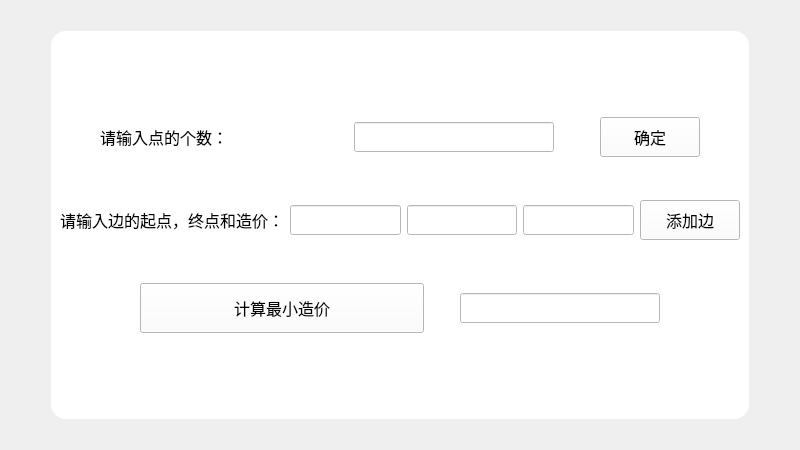
<?xml version="1.0" encoding="UTF-8"?>
<ui version="4.0">
 <class>Form</class>
 <widget class="QWidget" name="Form">
  <property name="geometry">
   <rect>
    <x>0</x>
    <y>0</y>
    <width>800</width>
    <height>450</height>
   </rect>
  </property>
  <property name="windowTitle">
   <string>Form</string>
  </property>
  <layout class="QGridLayout" name="gridLayout_2">
   <item row="1" column="0">
    <spacer name="horizontalSpacer_7">
     <property name="orientation">
      <enum>Qt::Horizontal</enum>
     </property>
     <property name="sizeType">
      <enum>QSizePolicy::Fixed</enum>
     </property>
     <property name="sizeHint" stdset="0">
      <size>
       <width>40</width>
       <height>20</height>
      </size>
     </property>
    </spacer>
   </item>
   <item row="1" column="1">
    <widget class="QFrame" name="frame">
     <property name="styleSheet">
      <string notr="true">*{
	background-color : white;
}
QFrame#frame{
	 background-color:white;
	border-radius: 15px;
	background-image: url(:/prefix1/back.jpg);
}*{
	background-color : white;
}</string>
     </property>
     <property name="frameShape">
      <enum>QFrame::StyledPanel</enum>
     </property>
     <property name="frameShadow">
      <enum>QFrame::Raised</enum>
     </property>
     <layout class="QGridLayout" name="gridLayout">
      <item row="3" column="0">
       <layout class="QHBoxLayout" name="horizontalLayout_3">
        <item>
         <spacer name="horizontalSpacer_3">
          <property name="orientation">
           <enum>Qt::Horizontal</enum>
          </property>
          <property name="sizeType">
           <enum>QSizePolicy::Fixed</enum>
          </property>
          <property name="sizeHint" stdset="0">
           <size>
            <width>80</width>
            <height>20</height>
           </size>
          </property>
         </spacer>
        </item>
        <item>
         <widget class="QPushButton" name="giveans">
          <property name="minimumSize">
           <size>
            <width>100</width>
            <height>50</height>
           </size>
          </property>
          <property name="font">
           <font>
            <pointsize>12</pointsize>
           </font>
          </property>
          <property name="text">
           <string>计算最小造价</string>
          </property>
         </widget>
        </item>
        <item>
         <spacer name="horizontalSpacer_5">
          <property name="orientation">
           <enum>Qt::Horizontal</enum>
          </property>
          <property name="sizeType">
           <enum>QSizePolicy::Fixed</enum>
          </property>
          <property name="sizeHint" stdset="0">
           <size>
            <width>30</width>
            <height>20</height>
           </size>
          </property>
         </spacer>
        </item>
        <item>
         <widget class="QLineEdit" name="answer">
          <property name="enabled">
           <bool>true</bool>
          </property>
          <property name="minimumSize">
           <size>
            <width>0</width>
            <height>30</height>
           </size>
          </property>
          <property name="maximumSize">
           <size>
            <width>200</width>
            <height>16777215</height>
           </size>
          </property>
          <property name="font">
           <font>
            <pointsize>12</pointsize>
           </font>
          </property>
          <property name="cursor">
           <cursorShape>IBeamCursor</cursorShape>
          </property>
         </widget>
        </item>
        <item>
         <spacer name="horizontalSpacer_4">
          <property name="orientation">
           <enum>Qt::Horizontal</enum>
          </property>
          <property name="sizeType">
           <enum>QSizePolicy::Fixed</enum>
          </property>
          <property name="sizeHint" stdset="0">
           <size>
            <width>80</width>
            <height>20</height>
           </size>
          </property>
         </spacer>
        </item>
       </layout>
      </item>
      <item row="2" column="0">
       <layout class="QHBoxLayout" name="horizontalLayout_2">
        <item>
         <widget class="QLabel" name="label_2">
          <property name="font">
           <font>
            <pointsize>12</pointsize>
           </font>
          </property>
          <property name="styleSheet">
           <string notr="true">*{
	background-color: rgb(0,0,0,0);
}</string>
          </property>
          <property name="text">
           <string>请输入边的起点，终点和造价：</string>
          </property>
         </widget>
        </item>
        <item>
         <widget class="QLineEdit" name="startver">
          <property name="minimumSize">
           <size>
            <width>0</width>
            <height>30</height>
           </size>
          </property>
          <property name="font">
           <font>
            <pointsize>12</pointsize>
           </font>
          </property>
         </widget>
        </item>
        <item>
         <widget class="QLineEdit" name="endver">
          <property name="minimumSize">
           <size>
            <width>0</width>
            <height>30</height>
           </size>
          </property>
          <property name="font">
           <font>
            <pointsize>12</pointsize>
           </font>
          </property>
         </widget>
        </item>
        <item>
         <widget class="QLineEdit" name="edgeweight">
          <property name="minimumSize">
           <size>
            <width>0</width>
            <height>30</height>
           </size>
          </property>
          <property name="font">
           <font>
            <pointsize>12</pointsize>
           </font>
          </property>
         </widget>
        </item>
        <item>
         <widget class="QPushButton" name="addedge">
          <property name="minimumSize">
           <size>
            <width>100</width>
            <height>40</height>
           </size>
          </property>
          <property name="font">
           <font>
            <pointsize>12</pointsize>
           </font>
          </property>
          <property name="text">
           <string>添加边</string>
          </property>
         </widget>
        </item>
       </layout>
      </item>
      <item row="1" column="0">
       <layout class="QHBoxLayout" name="horizontalLayout">
        <item>
         <spacer name="horizontalSpacer">
          <property name="orientation">
           <enum>Qt::Horizontal</enum>
          </property>
          <property name="sizeType">
           <enum>QSizePolicy::Fixed</enum>
          </property>
          <property name="sizeHint" stdset="0">
           <size>
            <width>40</width>
            <height>20</height>
           </size>
          </property>
         </spacer>
        </item>
        <item>
         <widget class="QLabel" name="label">
          <property name="font">
           <font>
            <pointsize>12</pointsize>
           </font>
          </property>
          <property name="styleSheet">
           <string notr="true">*{
	background-color: rgb(0,0,0,0);
}</string>
          </property>
          <property name="text">
           <string>请输入点的个数：</string>
          </property>
         </widget>
        </item>
        <item>
         <spacer name="horizontalSpacer_6">
          <property name="orientation">
           <enum>Qt::Horizontal</enum>
          </property>
          <property name="sizeType">
           <enum>QSizePolicy::Fixed</enum>
          </property>
          <property name="sizeHint" stdset="0">
           <size>
            <width>40</width>
            <height>20</height>
           </size>
          </property>
         </spacer>
        </item>
        <item>
         <widget class="QLineEdit" name="count">
          <property name="minimumSize">
           <size>
            <width>0</width>
            <height>30</height>
           </size>
          </property>
          <property name="maximumSize">
           <size>
            <width>200</width>
            <height>16777215</height>
           </size>
          </property>
          <property name="font">
           <font>
            <pointsize>12</pointsize>
           </font>
          </property>
         </widget>
        </item>
        <item>
         <spacer name="horizontalSpacer_9">
          <property name="orientation">
           <enum>Qt::Horizontal</enum>
          </property>
          <property name="sizeType">
           <enum>QSizePolicy::Fixed</enum>
          </property>
          <property name="sizeHint" stdset="0">
           <size>
            <width>40</width>
            <height>20</height>
           </size>
          </property>
         </spacer>
        </item>
        <item>
         <widget class="QPushButton" name="surecnt">
          <property name="minimumSize">
           <size>
            <width>100</width>
            <height>40</height>
           </size>
          </property>
          <property name="maximumSize">
           <size>
            <width>100</width>
            <height>16777215</height>
           </size>
          </property>
          <property name="font">
           <font>
            <pointsize>12</pointsize>
           </font>
          </property>
          <property name="text">
           <string>确定</string>
          </property>
         </widget>
        </item>
        <item>
         <spacer name="horizontalSpacer_2">
          <property name="orientation">
           <enum>Qt::Horizontal</enum>
          </property>
          <property name="sizeType">
           <enum>QSizePolicy::Fixed</enum>
          </property>
          <property name="sizeHint" stdset="0">
           <size>
            <width>40</width>
            <height>20</height>
           </size>
          </property>
         </spacer>
        </item>
       </layout>
      </item>
      <item row="4" column="0">
       <spacer name="verticalSpacer_3">
        <property name="orientation">
         <enum>Qt::Vertical</enum>
        </property>
        <property name="sizeType">
         <enum>QSizePolicy::Fixed</enum>
        </property>
        <property name="sizeHint" stdset="0">
         <size>
          <width>20</width>
          <height>40</height>
         </size>
        </property>
       </spacer>
      </item>
      <item row="0" column="0">
       <spacer name="verticalSpacer_4">
        <property name="orientation">
         <enum>Qt::Vertical</enum>
        </property>
        <property name="sizeType">
         <enum>QSizePolicy::Fixed</enum>
        </property>
        <property name="sizeHint" stdset="0">
         <size>
          <width>20</width>
          <height>40</height>
         </size>
        </property>
       </spacer>
      </item>
     </layout>
    </widget>
   </item>
   <item row="2" column="1">
    <spacer name="verticalSpacer">
     <property name="orientation">
      <enum>Qt::Vertical</enum>
     </property>
     <property name="sizeType">
      <enum>QSizePolicy::Fixed</enum>
     </property>
     <property name="sizeHint" stdset="0">
      <size>
       <width>20</width>
       <height>20</height>
      </size>
     </property>
    </spacer>
   </item>
   <item row="1" column="2">
    <spacer name="horizontalSpacer_8">
     <property name="orientation">
      <enum>Qt::Horizontal</enum>
     </property>
     <property name="sizeType">
      <enum>QSizePolicy::Fixed</enum>
     </property>
     <property name="sizeHint" stdset="0">
      <size>
       <width>40</width>
       <height>20</height>
      </size>
     </property>
    </spacer>
   </item>
   <item row="0" column="1">
    <spacer name="verticalSpacer_2">
     <property name="orientation">
      <enum>Qt::Vertical</enum>
     </property>
     <property name="sizeType">
      <enum>QSizePolicy::Fixed</enum>
     </property>
     <property name="sizeHint" stdset="0">
      <size>
       <width>20</width>
       <height>20</height>
      </size>
     </property>
    </spacer>
   </item>
  </layout>
  <zorder>frame</zorder>
  <zorder>horizontalSpacer_7</zorder>
  <zorder>horizontalSpacer_8</zorder>
  <zorder>verticalSpacer</zorder>
  <zorder>verticalSpacer_2</zorder>
 </widget>
 <resources/>
 <connections/>
</ui>
